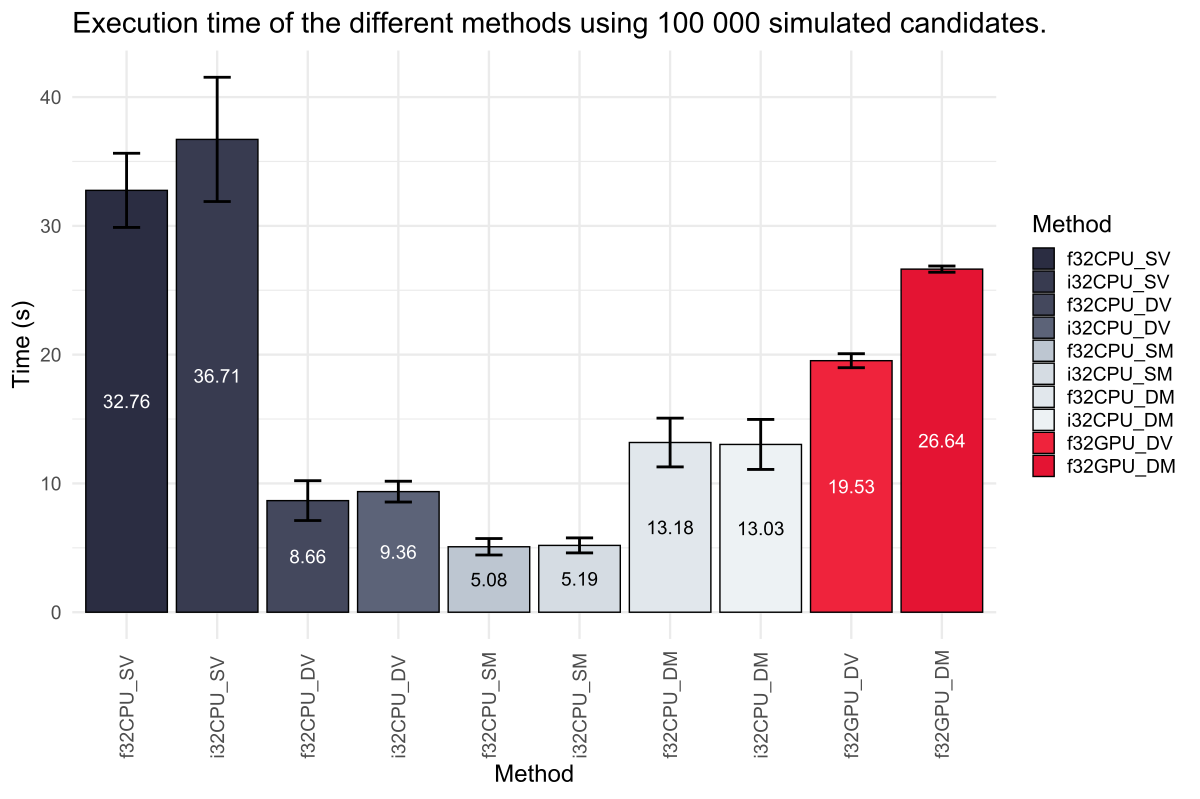

The script that drew this image:
library(tidyverse)
library(readxl)

data <- read_xlsx("benchmark_pc_100000.xlsx")

data <- data[-11,]

data$Method <- factor(data$Method, levels = c("f32CPU_SV",
                                              "i32CPU_SV",
                                              "f32CPU_DV",
                                              "i32CPU_DV",
                                              "f32CPU_SM",
                                              "i32CPU_SM",
                                              "f32CPU_DM",
                                              "i32CPU_DM",
                                              "f32GPU_DV",
                                              "f32GPU_DM",
                                              "f32GPU_SM"))

std9_palette = c("#2B2D42", "#5C6378", "#8D99AE",
                 "#BDC6D1", "#EDF2F4", "#EE8B98",
                 "#EF233C", "#E41433", "#D90429")

grp9_palette = c("#2B2D42", "#5C6378", "#757E93",
                 "#A5B0C0", "#BDC6D1", "#EDF2F4",
                 "#EF233C", "#E41433", "#D90429")

nge9_palette = c("#E8D5D3", "#CDC1C4", "#B2ADB4", 
                 "#C06B6E", "#CE2928", "#B62626", 
                 "#9E2224", "#6A2123", "#362022")

grp11_palette = c("#2B2D42", "#383B50", "#44485D", "#5C6378",
                  "#BDC6D1", "#D5DCE3", "#E1E7EC", "#EDF2F4",
                  "#EF233C", "#E41433", "#D90429")

grp10_palette = c("#2B2D42", "#383B50", "#44485D", "#5C6378",
                  "#BDC6D1", "#D5DCE3", "#E1E7EC", "#EDF2F4",
                  "#EF233C", "#E41433")

text_col <- c(rep("white", 4), rep("black", 4), rep("white", 2))

# export as 1200 x 800

ggplot(data, aes(x = Method, y = Mean, fill = Method)) +
  geom_bar(stat="identity", color = "black") +
  geom_errorbar(aes(x = Method, ymin = Mean-SD, ymax = Mean+SD), colour = "black", width = 0.3, linewidth = 1.0) +
  scale_fill_manual(values = grp10_palette) +
  ggtitle("Execution time of the different methods using 100 000 simulated candidates.") +
  xlab("Method") +
  ylab("Time (s)") +
  geom_text(aes(label=round(Mean, 2)), size = 5.0, color = text_col, position = position_stack(vjust = 0.5)) +
  theme_minimal(base_size = 18) +
  theme(axis.text.x = element_text(angle = 90, hjust = 0, vjust = 0.5))
